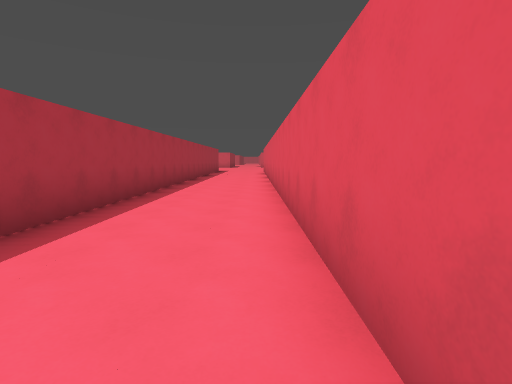
view 1 (above)

24 first-person views from a walk through a level from a Godot 3-D game. The camera is 1.5 m above the floor, tilts 6° down and sees 80° across. The floor is counted in squares, 2 m on a side. Each view is taken from the middle of a square. On the plan, view 1 faces up. The plan holds only what a view shows up to about 10 squares ahead; the rest is blank. The place goes on beyond the plan.

view 2
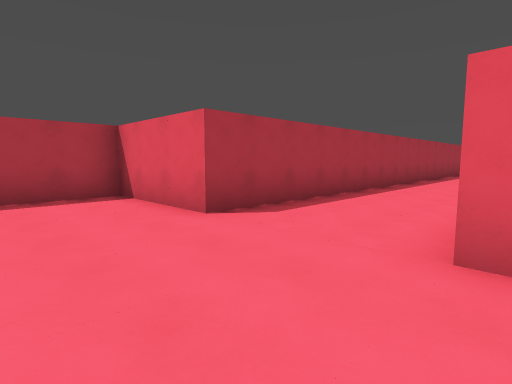

view 3
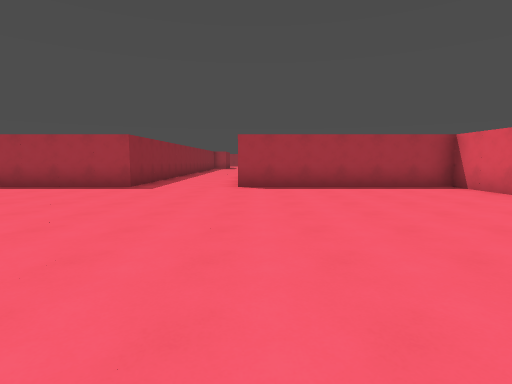

view 4
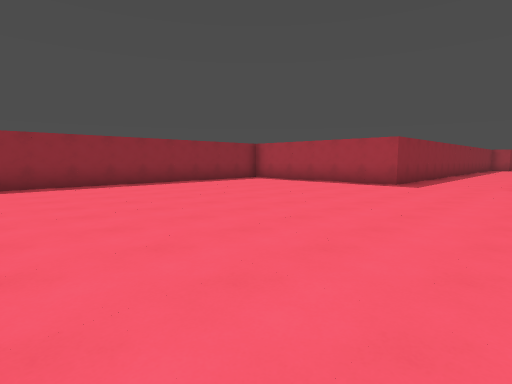

view 5
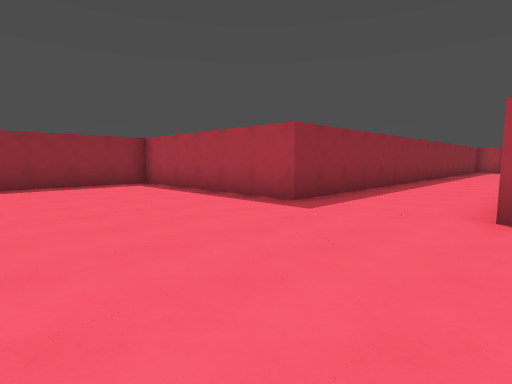

view 6
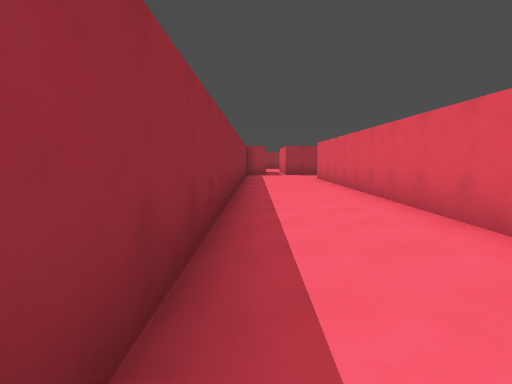

view 7
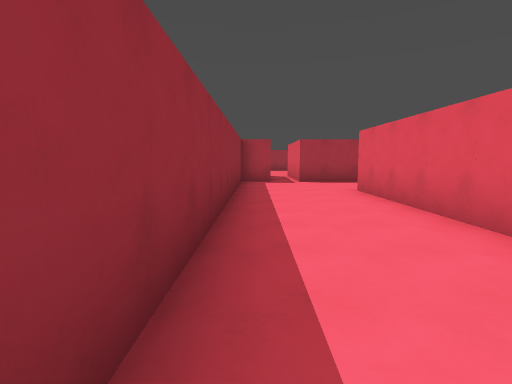

view 8
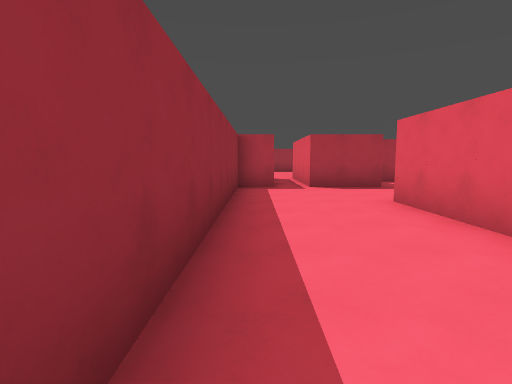

view 9
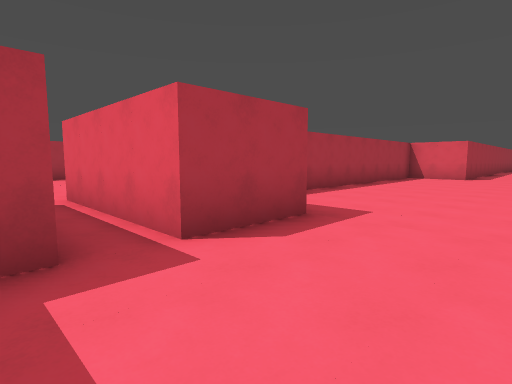

view 10
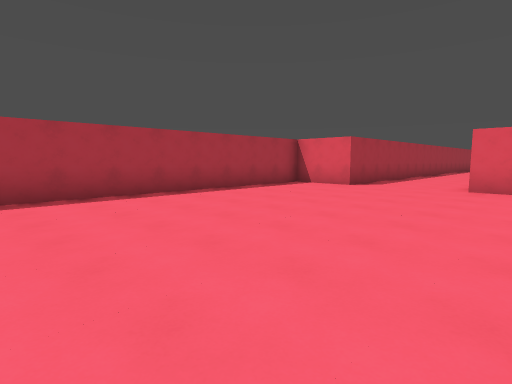

view 11
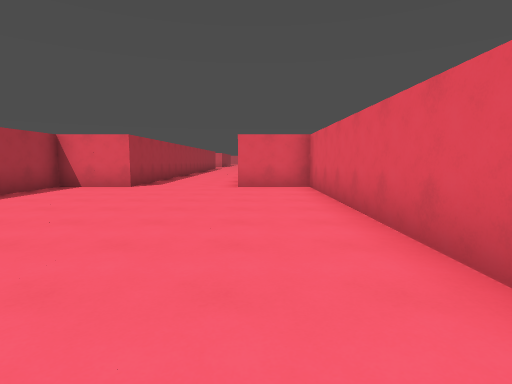

view 12
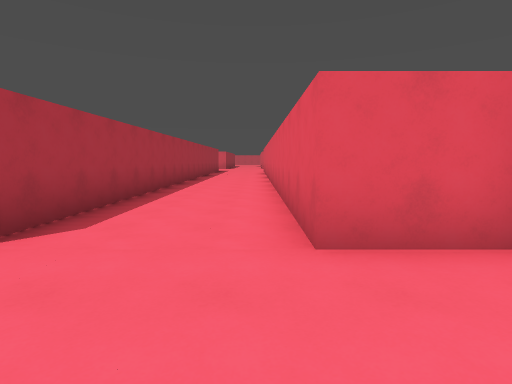

view 13
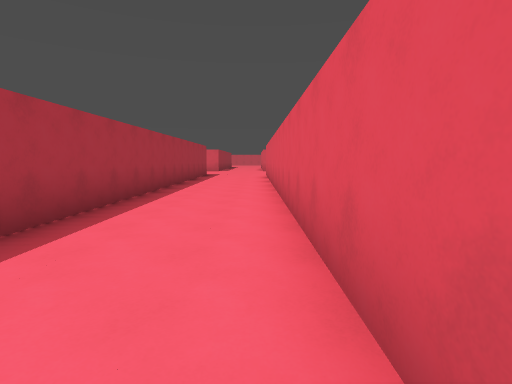

view 14
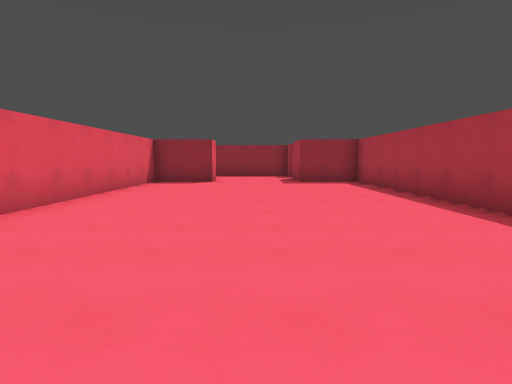

view 15
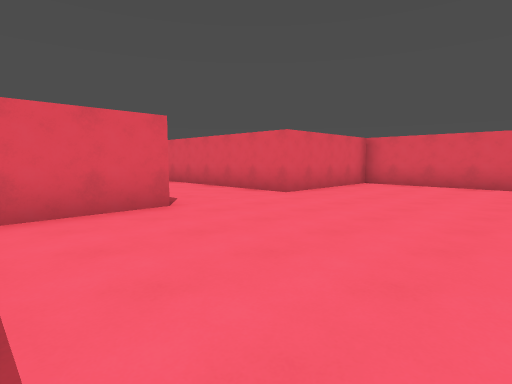

view 16
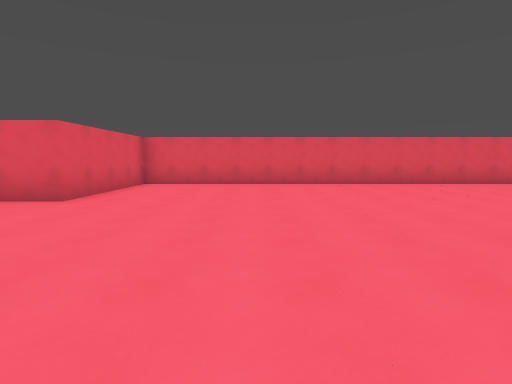

view 17
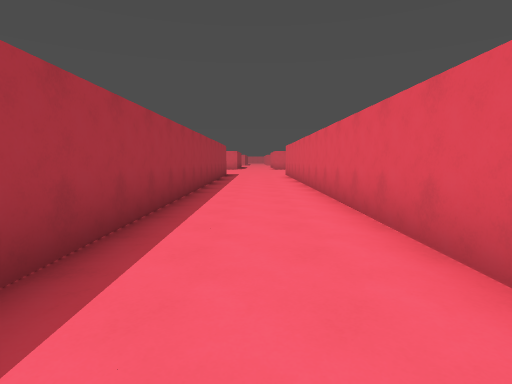

view 18
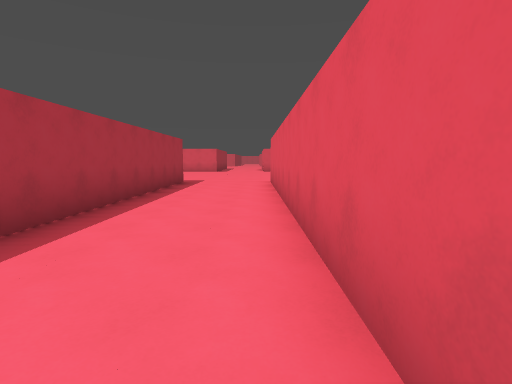

view 19
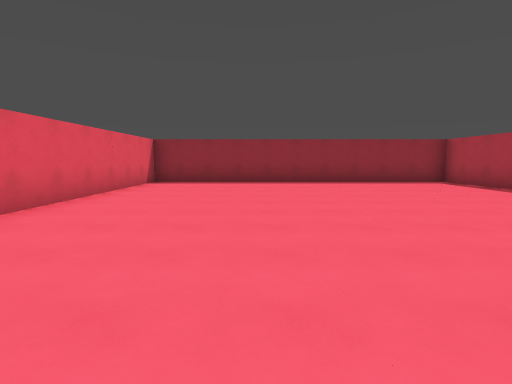

view 20
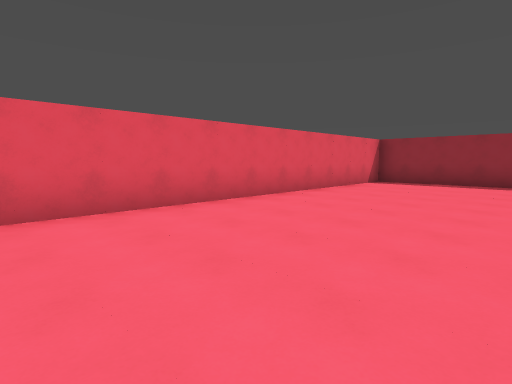

view 21
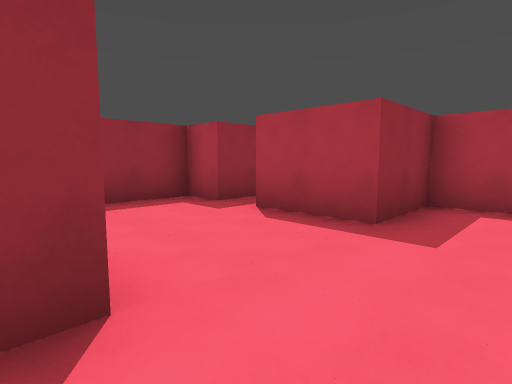

view 22
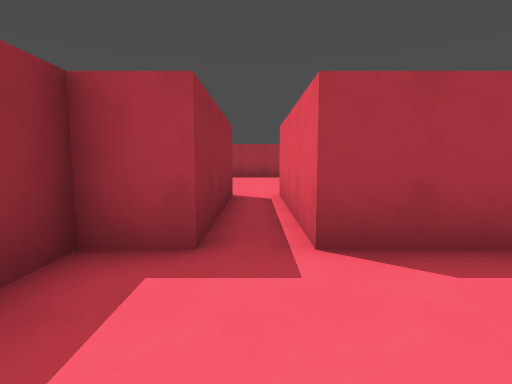

view 23
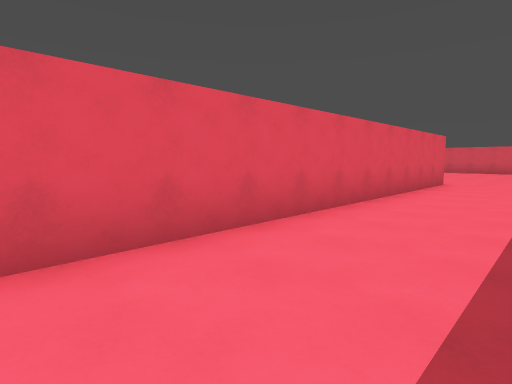

view 24
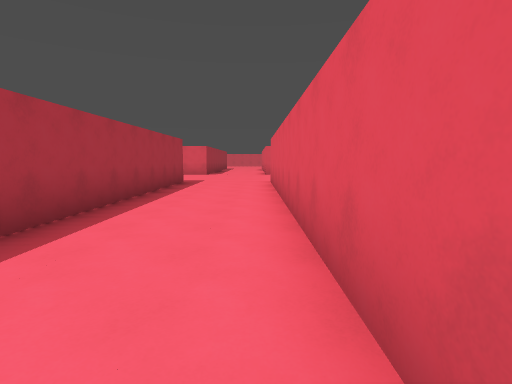

### Floor plan
Points are (right, up) in squares from view 1. A wall is a line through its corners. A room is listed if a view was taken in it or the views show most of it. See-through windows are left out.
Room 1 (views 1, 2, 3, 4, 5, 6, 7, 8, 9, 10, 11, 12, 13, 14, 15, 16, 17, 18, 19, 20, 21, 22, 23, 24)
walls: (-17.5, -7.1) (-17.5, 2.5) (-19.5, 2.5) (-19.5, 15.5); (-19.6, -7.5) (-19, -7.5); (4.5, -17.1) (4.5, -2.5) (0.5, -2.5) (0.5, 15.5); (-2.5, 15.5) (-2.5, -2.5) (-5.5, -2.5) (-5.5, -8.5) (-19.5, -8.5); (-25.5, -10.5) (-22.5, -10.5) (-22.5, -11.5) (-5.5, -11.5) (-5.5, -17.5) (3.8, -17.5); (-22.5, 15.5) (-22.5, 2.5) (-24.5, 2.5) (-24.5, -7.5) (-22.5, -7.5) (-22.5, -9.5) (-25.5, -9.5)

Where each view was taken, in squares from view 1:
view 1: 0 up, 0 right, facing up
view 2: 5 down, 1 right, facing up-left
view 3: 8 down, 3 right, facing left
view 4: 8 down, 4 right, facing down-left
view 5: 8 down, 1 left, facing down-left
view 6: 11 down, 7 left, facing left
view 7: 11 down, 12 left, facing left
view 8: 11 down, 14 left, facing left
view 9: 11 down, 20 left, facing up-left
view 10: 6 down, 18 left, facing up-left
view 11: 6 down, 19 left, facing up
view 12: 0 up, 20 left, facing up
view 13: 5 up, 20 left, facing up
view 14: 3 up, 21 left, facing down
view 15: 7 down, 5 left, facing up-right
view 16: 6 down, 5 left, facing right
view 17: 5 up, 1 left, facing up
view 18: 10 up, 0 right, facing up
view 19: 7 down, 1 right, facing down
view 20: 7 down, 0 right, facing down-right
view 21: 6 down, 19 left, facing down-left
view 22: 10 down, 20 left, facing left
view 23: 11 down, 16 left, facing up-right
view 24: 10 up, 20 left, facing up
